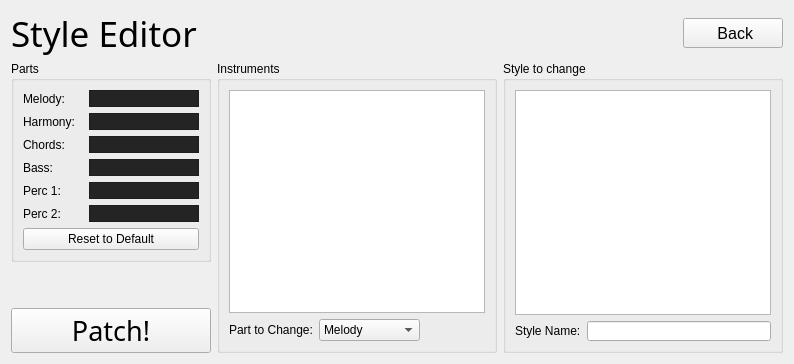
      <widget class="QWidget" name="StyleEditor">
       <layout class="QVBoxLayout" name="verticalLayout_10">
        <item>
         <layout class="QHBoxLayout" name="StE_Title">
          <item>
           <widget class="QLabel" name="StE_Title_Label">
            <property name="maximumSize">
             <size>
              <width>16777215</width>
              <height>44</height>
             </size>
            </property>
            <property name="font">
             <font>
              <family>Continuum Medium</family>
              <pointsize>26</pointsize>
             </font>
            </property>
            <property name="text">
             <string>Style Editor</string>
            </property>
           </widget>
          </item>
          <item>
           <widget class="QPushButton" name="StE_Back_Button">
            <property name="maximumSize">
             <size>
              <width>100</width>
              <height>30</height>
             </size>
            </property>
            <property name="font">
             <font>
              <pointsize>12</pointsize>
             </font>
            </property>
            <property name="text">
             <string> Back</string>
            </property>
           </widget>
          </item>
         </layout>
        </item>
        <item>
         <layout class="QHBoxLayout" name="StE_MainLayout">
          <item>
           <layout class="QVBoxLayout" name="StE_PartsAndFile">
            <item>
             <widget class="QGroupBox" name="StE_Parts">
              <property name="minimumSize">
               <size>
                <width>200</width>
                <height>0</height>
               </size>
              </property>
              <property name="maximumSize">
               <size>
                <width>16777215</width>
                <height>300</height>
               </size>
              </property>
              <property name="focusPolicy">
               <enum>Qt::NoFocus</enum>
              </property>
              <property name="title">
               <string>Parts</string>
              </property>
              <property name="checkable">
               <bool>false</bool>
              </property>
              <layout class="QVBoxLayout" name="verticalLayout_7">
               <item>
                <layout class="QHBoxLayout" name="StE_Part_Melody">
                 <item>
                  <widget class="QLabel" name="StE_Part_Melody_Label">
                   <property name="maximumSize">
                    <size>
                     <width>60</width>
                     <height>16777215</height>
                    </size>
                   </property>
                   <property name="text">
                    <string>Melody:</string>
                   </property>
                  </widget>
                 </item>
                 <item>
                  <widget class="QLabel" name="StE_Part_Melody_Instrument">
                   <property name="font">
                    <font>
                     <pointsize>8</pointsize>
                    </font>
                   </property>
                   <property name="acceptDrops">
                    <bool>true</bool>
                   </property>
                   <property name="styleSheet">
                    <string notr="true">padding: 1px;
border: 1px solid;
border-color: #1e1e1e;
background-color: #242424;</string>
                   </property>
                   <property name="text">
                    <string/>
                   </property>
                  </widget>
                 </item>
                </layout>
               </item>
               <item>
                <layout class="QHBoxLayout" name="StE_Part_Harmony">
                 <item>
                  <widget class="QLabel" name="StE_Part_Harmony_Label">
                   <property name="minimumSize">
                    <size>
                     <width>0</width>
                     <height>0</height>
                    </size>
                   </property>
                   <property name="maximumSize">
                    <size>
                     <width>60</width>
                     <height>16777215</height>
                    </size>
                   </property>
                   <property name="text">
                    <string>Harmony:</string>
                   </property>
                  </widget>
                 </item>
                 <item>
                  <widget class="QLabel" name="StE_Part_Harmony_Instrument">
                   <property name="font">
                    <font>
                     <pointsize>8</pointsize>
                    </font>
                   </property>
                   <property name="acceptDrops">
                    <bool>true</bool>
                   </property>
                   <property name="styleSheet">
                    <string notr="true">padding: 1px;
border: 1px solid;
border-color: #1e1e1e;
background-color: #242424;</string>
                   </property>
                   <property name="text">
                    <string/>
                   </property>
                  </widget>
                 </item>
                </layout>
               </item>
               <item>
                <layout class="QHBoxLayout" name="StE_Part_Chords">
                 <item>
                  <widget class="QLabel" name="StE_Part_Chords_Label">
                   <property name="minimumSize">
                    <size>
                     <width>0</width>
                     <height>0</height>
                    </size>
                   </property>
                   <property name="maximumSize">
                    <size>
                     <width>60</width>
                     <height>16777215</height>
                    </size>
                   </property>
                   <property name="text">
                    <string>Chords:</string>
                   </property>
                  </widget>
                 </item>
                 <item>
                  <widget class="QLabel" name="StE_Part_Chords_Instrument">
                   <property name="font">
                    <font>
                     <pointsize>8</pointsize>
                    </font>
                   </property>
                   <property name="acceptDrops">
                    <bool>true</bool>
                   </property>
                   <property name="styleSheet">
                    <string notr="true">padding: 1px;
border: 1px solid;
border-color: #1e1e1e;
background-color: #242424;</string>
                   </property>
                   <property name="text">
                    <string/>
                   </property>
                  </widget>
                 </item>
                </layout>
               </item>
               <item>
                <layout class="QHBoxLayout" name="StE_Part_Bass">
                 <item>
                  <widget class="QLabel" name="StE_Part_Bass_Label">
                   <property name="minimumSize">
                    <size>
                     <width>0</width>
                     <height>0</height>
                    </size>
                   </property>
                   <property name="maximumSize">
                    <size>
                     <width>60</width>
                     <height>16777215</height>
                    </size>
                   </property>
                   <property name="text">
                    <string>Bass:</string>
                   </property>
                  </widget>
                 </item>
                 <item>
                  <widget class="QLabel" name="StE_Part_Bass_Instrument">
                   <property name="font">
                    <font>
                     <pointsize>8</pointsize>
                    </font>
                   </property>
                   <property name="acceptDrops">
                    <bool>true</bool>
                   </property>
                   <property name="styleSheet">
                    <string notr="true">padding: 1px;
border: 1px solid;
border-color: #1e1e1e;
background-color: #242424;</string>
                   </property>
                   <property name="text">
                    <string/>
                   </property>
                  </widget>
                 </item>
                </layout>
               </item>
               <item>
                <layout class="QHBoxLayout" name="StE_Part_Percussion1">
                 <item>
                  <widget class="QLabel" name="StE_Part_Percussion1_Label">
                   <property name="minimumSize">
                    <size>
                     <width>0</width>
                     <height>0</height>
                    </size>
                   </property>
                   <property name="maximumSize">
                    <size>
                     <width>60</width>
                     <height>16777215</height>
                    </size>
                   </property>
                   <property name="text">
                    <string>Perc 1:</string>
                   </property>
                  </widget>
                 </item>
                 <item>
                  <widget class="QLabel" name="StE_Part_Percussion1_Instrument">
                   <property name="font">
                    <font>
                     <pointsize>8</pointsize>
                    </font>
                   </property>
                   <property name="acceptDrops">
                    <bool>true</bool>
                   </property>
                   <property name="styleSheet">
                    <string notr="true">padding: 1px;
border: 1px solid;
border-color: #1e1e1e;
background-color: #242424;</string>
                   </property>
                   <property name="text">
                    <string/>
                   </property>
                  </widget>
                 </item>
                </layout>
               </item>
               <item>
                <layout class="QHBoxLayout" name="StE_Part_Percussion2">
                 <item>
                  <widget class="QLabel" name="StE_Part_Percussion2_Label">
                   <property name="minimumSize">
                    <size>
                     <width>0</width>
                     <height>0</height>
                    </size>
                   </property>
                   <property name="maximumSize">
                    <size>
                     <width>60</width>
                     <height>16777215</height>
                    </size>
                   </property>
                   <property name="text">
                    <string>Perc 2:</string>
                   </property>
                  </widget>
                 </item>
                 <item>
                  <widget class="QLabel" name="StE_Part_Percussion2_Instrument">
                   <property name="font">
                    <font>
                     <pointsize>8</pointsize>
                    </font>
                   </property>
                   <property name="acceptDrops">
                    <bool>true</bool>
                   </property>
                   <property name="styleSheet">
                    <string notr="true">padding: 1px;
border: 1px solid;
border-color: #1e1e1e;
background-color: #242424;</string>
                   </property>
                   <property name="text">
                    <string/>
                   </property>
                  </widget>
                 </item>
                </layout>
               </item>
               <item>
                <widget class="QPushButton" name="StE_ResetStyle">
                 <property name="text">
                  <string>Reset to Default</string>
                 </property>
                </widget>
               </item>
              </layout>
             </widget>
            </item>
            <item>
             <spacer name="StE_PartsAndFile_Spacer">
              <property name="orientation">
               <enum>Qt::Vertical</enum>
              </property>
              <property name="sizeHint" stdset="0">
               <size>
                <width>20</width>
                <height>40</height>
               </size>
              </property>
             </spacer>
            </item>
            <item>
             <widget class="QPushButton" name="StE_Patch">
              <property name="minimumSize">
               <size>
                <width>0</width>
                <height>45</height>
               </size>
              </property>
              <property name="font">
               <font>
                <family>Continuum Medium</family>
                <pointsize>20</pointsize>
               </font>
              </property>
              <property name="text">
               <string>Patch!</string>
              </property>
             </widget>
            </item>
           </layout>
          </item>
          <item>
           <widget class="QGroupBox" name="StE_Instruments">
            <property name="maximumSize">
             <size>
              <width>300</width>
              <height>16777215</height>
             </size>
            </property>
            <property name="title">
             <string>Instruments</string>
            </property>
            <layout class="QVBoxLayout" name="verticalLayout_32">
             <item>
              <widget class="QListWidget" name="StE_InstrumentList"/>
             </item>
             <item>
              <layout class="QHBoxLayout" name="StE_PartSelector_Layout">
               <item>
                <widget class="QLabel" name="StE_PartSelector_Label">
                 <property name="text">
                  <string>Part to Change:</string>
                 </property>
                </widget>
               </item>
               <item>
                <widget class="QComboBox" name="StE_PartSelector">
                 <item>
                  <property name="text">
                   <string>Melody</string>
                  </property>
                 </item>
                 <item>
                  <property name="text">
                   <string>Harmony</string>
                  </property>
                 </item>
                 <item>
                  <property name="text">
                   <string>Chords</string>
                  </property>
                 </item>
                 <item>
                  <property name="text">
                   <string>Bass</string>
                  </property>
                 </item>
                 <item>
                  <property name="text">
                   <string>Percussion 1</string>
                  </property>
                 </item>
                 <item>
                  <property name="text">
                   <string>Percussion 2</string>
                  </property>
                 </item>
                </widget>
               </item>
               <item>
                <spacer name="StE_PartSelector_Spacer">
                 <property name="orientation">
                  <enum>Qt::Horizontal</enum>
                 </property>
                 <property name="sizeHint" stdset="0">
                  <size>
                   <width>40</width>
                   <height>20</height>
                  </size>
                 </property>
                </spacer>
               </item>
              </layout>
             </item>
            </layout>
           </widget>
          </item>
          <item>
           <widget class="QGroupBox" name="StE_Styles">
            <property name="maximumSize">
             <size>
              <width>300</width>
              <height>16777215</height>
             </size>
            </property>
            <property name="title">
             <string>Style to change</string>
            </property>
            <layout class="QVBoxLayout" name="verticalLayout_13">
             <item>
              <widget class="QListWidget" name="StE_StyleList"/>
             </item>
             <item>
              <layout class="QHBoxLayout" name="StE_ChangeStyleName_Layout">
               <item>
                <widget class="QLabel" name="StE_ChangeStyleName_Label">
                 <property name="text">
                  <string>Style Name:</string>
                 </property>
                </widget>
               </item>
               <item>
                <widget class="QLineEdit" name="StE_ChangeStyleName">
                 <property name="maximumSize">
                  <size>
                   <width>16777215</width>
                   <height>20</height>
                  </size>
                 </property>
                 <property name="text">
                  <string/>
                 </property>
                </widget>
               </item>
              </layout>
             </item>
            </layout>
           </widget>
          </item>
         </layout>
        </item>
       </layout>
      </widget>
